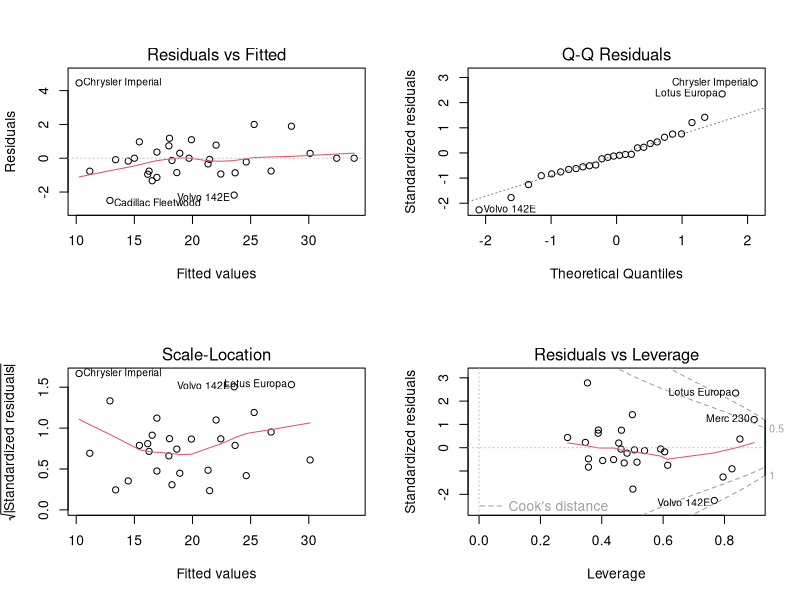
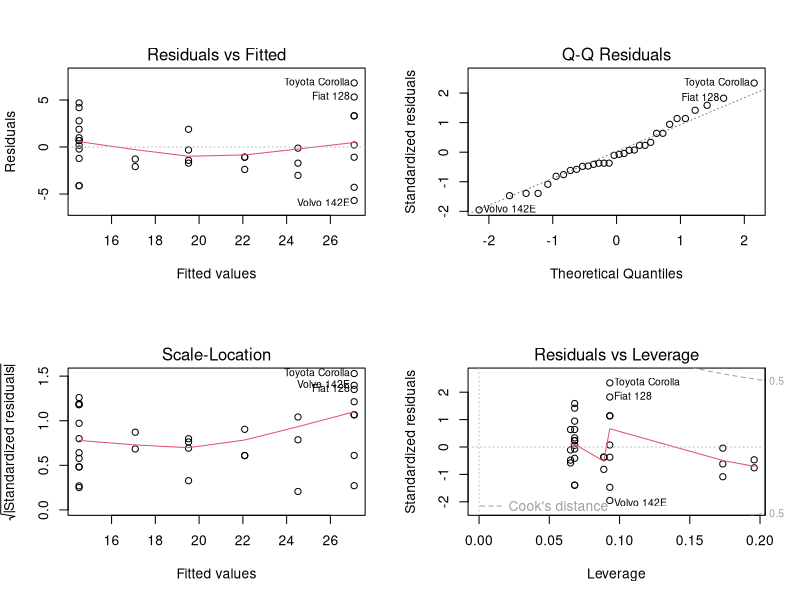
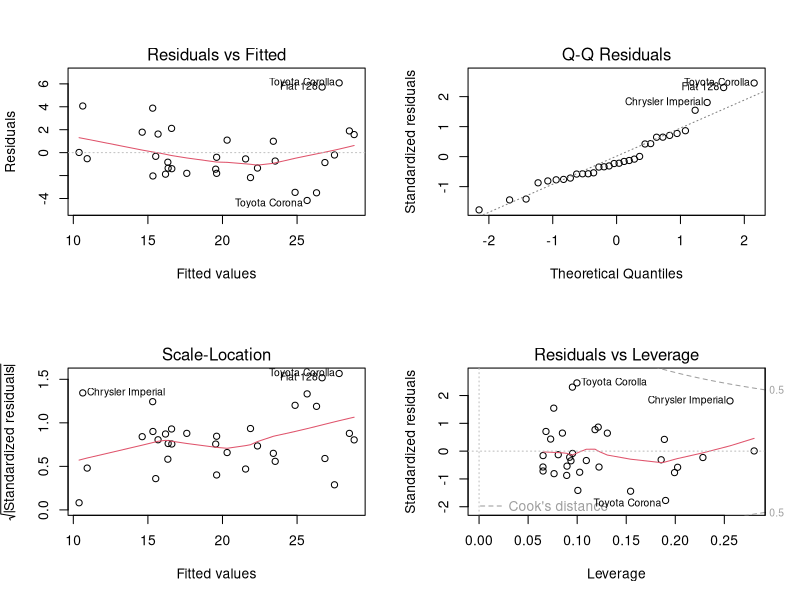
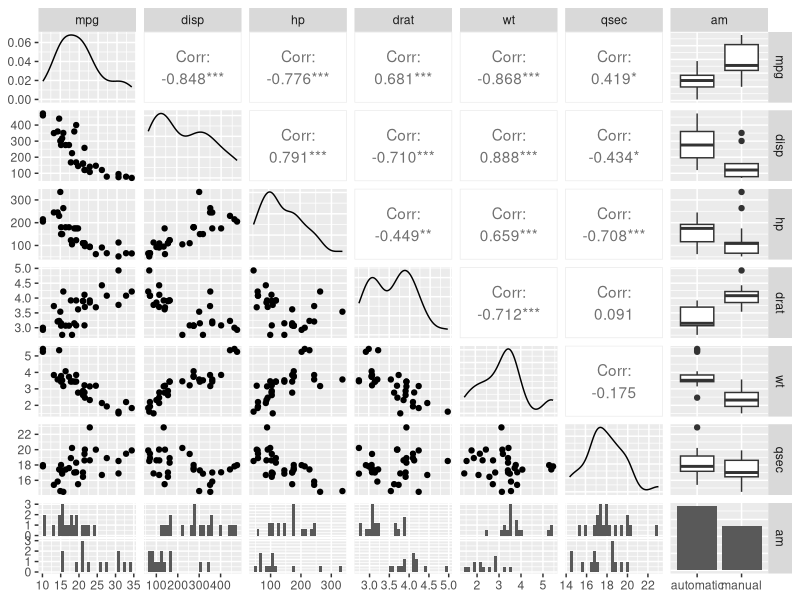
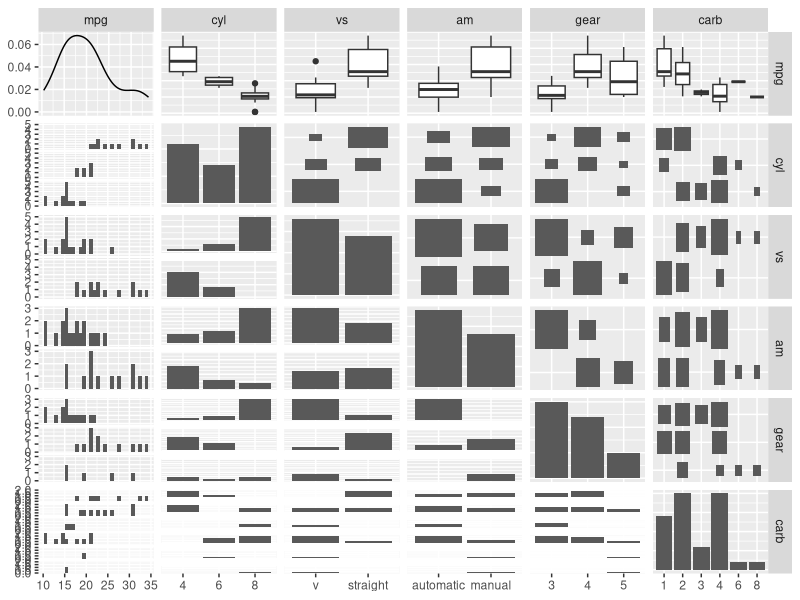
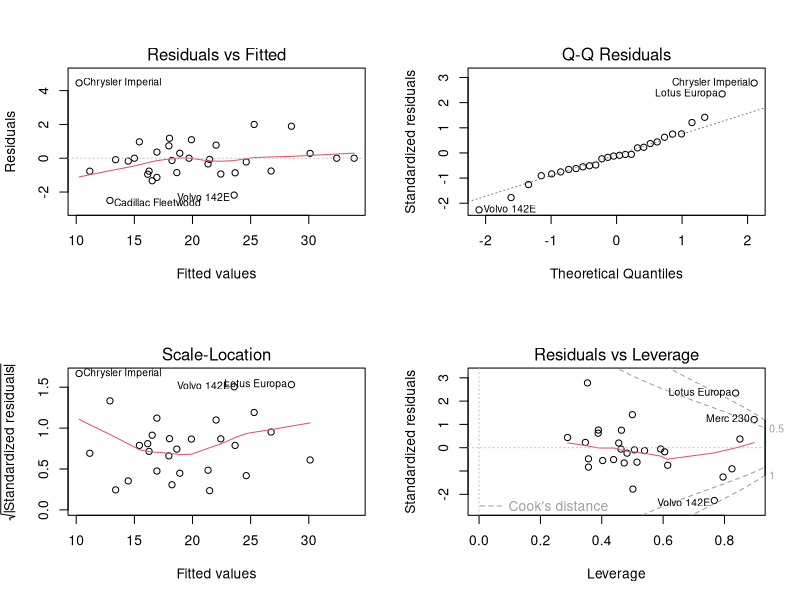
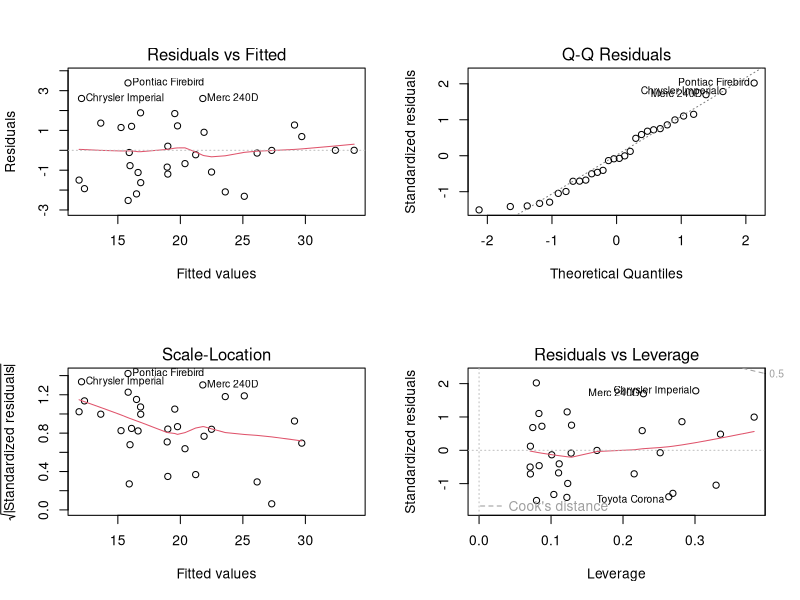

These figures' R source, in order:
## ---- chunk 1
knitr::opts_chunk$set(cache=TRUE)
## ---- chunk 2
library(ggplot2)
library(GGally)
library(dplyr)
data(mtcars)

mtcars$am <- factor(mtcars$am, levels = c(0,1), labels = c('automatic', 'manual'))
mtcars$vs <- factor(mtcars$vs, levels = c(0,1), labels = c('v', 'straight'))
mtcars$gear <- factor(mtcars$gear)
mtcars$carb <- factor(mtcars$carb)
mtcars$cyl <- factor(mtcars$cyl)
mtcars$cwt <- scale(mtcars$wt, scale = FALSE)
mtcars$cdisp <- scale(mtcars$disp, scale = FALSE)
mtcars$toy <- ifelse(rownames(mtcars) == 'Toyota Corolla',1,0)
mtcars$fiat <- ifelse(rownames(mtcars) == 'Fiat 128',1,0)


contcorr <- ggpairs(mtcars,
        colour = 'am',
        columns = c(1,3:7,9))

disccorr <- ggpairs(mtcars,
        colour = 'am',
        columns = c(1:2,8:11))
## ---- chunk 3
# First model reveals a possible relationship of wt and hp when all other effects present. 
# Good fit but mostly driven by large number of parameters. 
fit0 <- lm(mpg ~ ., mtcars)
summary(fit0)

# Large residuals and the assumption of Normality in the regressions error terms appears not to be accurate.
par(mfrow = c(2,2))
plot(fit0)

# By defining a model where MPG is explained by factor effect of transmition type and weight along with their interaction. Number of cylinders is also introduced as factor.
mtcars$cyl <- as.numeric(mtcars$cyl)
fit <- lm(mpg ~ am * cwt + cyl + toy + fiat, mtcars)
summary(fit)

# Adjustment is not much worse than when all variables (and its high number of parameters) were used. In addition, all coefficients have low enough standard errors to be acceptable for the author (especially given the low sample size given the complex relationships present and the limitation of tools allowed in this exercise). 



# Lower fit, greater residual variance, less nice QQ plot. General lower accuracy observed.
fit2 <- lm(mpg ~ am + cyl, mtcars)
summary(fit2)
par(mfrow = c(2,2))
plot(fit2)


# Still a mediocre model with slightly lower residual variance than fit2. The rogue group of cars is larger, meaning we don't describe enough patterns with as much consistency.
fit3 <- lm(mpg ~ am + cyl + wt, mtcars)
summary(fit3)
par(mfrow = c(2,2))
plot(fit3)

## ---- chunk 4
knitr::kable(round(summary(fit)$coefficients, 3))
## ---- chunk 5
knitr::kable(mtcars %>%
  group_by(am) %>%
  summarise(mpg = round(mean(mpg), 0),
            weight = round(mean(wt), 1),
            cylinders = names(table(cyl))[match(max(table(cyl)), table(cyl))],
            n = n())
)
## ---- chunk 6
print(contcorr)
## ---- chunk 7
print(disccorr)
## ---- chunk 8
# fit0 - Large residuals and the assumption of Normality in the regressions error terms appears not to be accurate.
par(mfrow = c(2,2))
plot(fit0)


# fit - Residual variance is lower and the assumption of Normality, while not perfect, is better founded. Four cars have a similar patterns that aren't easily isolated with simple linear regression.  However, fit and parsimony of the model were deemed acceptable.
par(mfrow = c(2,2))
plot(fit)
